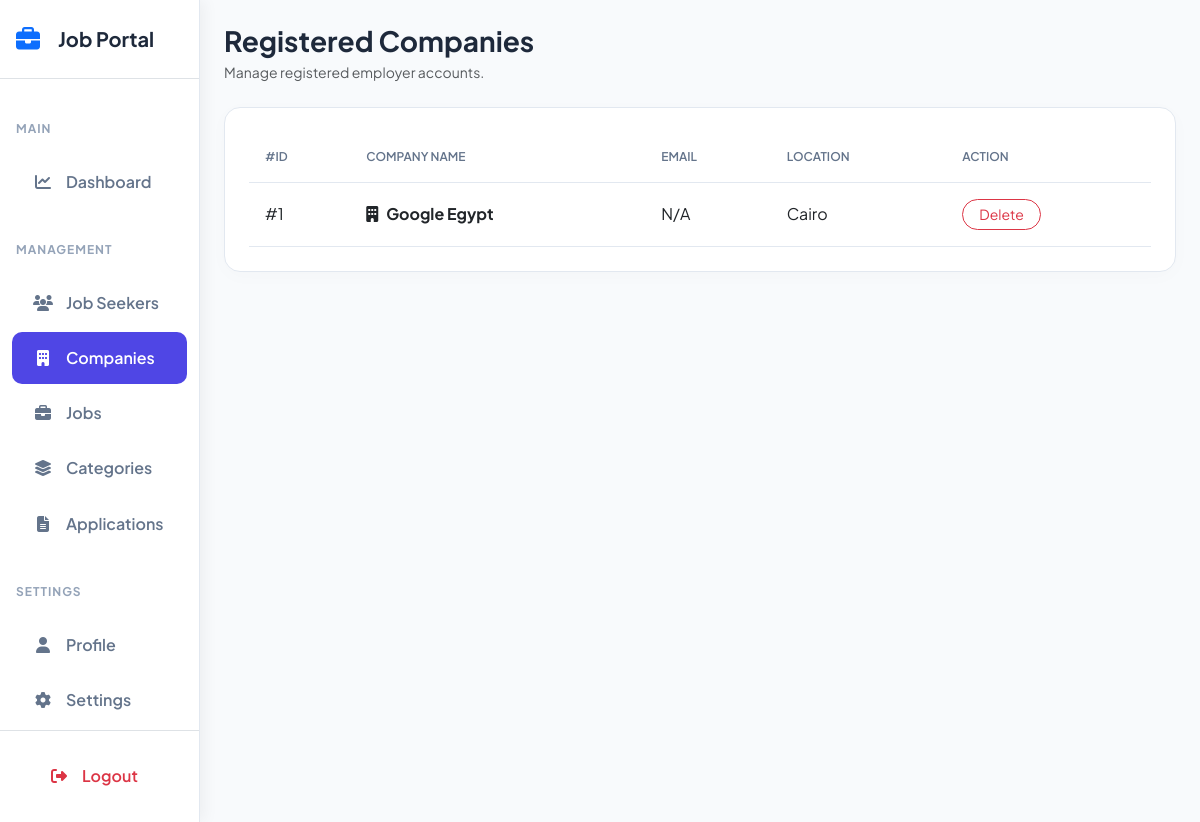
The page /admin/companies.php on the database its author committed.
### tables this page shows
CREATE TABLE `companies` (
  `id` int(11) NOT NULL,
  `user_id` int(11) NOT NULL,
  `company_name` varchar(100) NOT NULL,
  `description` text DEFAULT NULL,
  `website` varchar(255) DEFAULT NULL,
  `location` varchar(100) DEFAULT NULL,
  `logo` varchar(255) DEFAULT NULL,
  `created_at` timestamp NOT NULL DEFAULT current_timestamp()
);

### admin/companies.php (the view, shortened to what this page needs)
<?php
include '../includes/db.php';
$companies = [];
if ($conn) {
    try {
        $res = $conn->query("SELECT * FROM companies ORDER BY id DESC");
        if ($res) { $companies = $res->fetch_all(MYSQLI_ASSOC); }
    } catch (Exception $e) { $companies = []; }
}
?>
<!DOCTYPE html>
<html lang="en">
<head>
    <link href="https://cdn.jsdelivr.net/npm/bootstrap@5.3.0/dist/css/bootstrap.min.css" rel="stylesheet">
    <link rel="stylesheet" href="https://cdnjs.cloudflare.com/ajax/libs/font-awesome/6.4.0/css/all.min.css">
<link rel="stylesheet" href="../assets/css/users.css?v=<?php echo time(); ?>"></head>
<body>
<div class="container-fluid p-0">
    <div class="row g-0">
           <?php include 'sidebar.php'; ?>
        <div class="col-md-10 p-4">
            <h3 class="fw-bold mb-1">Registered Companies</h3>
            <p class="text-muted small mb-4">Manage registered employer accounts.</p>
            <div class="table-card p-4">
                <div class="table-responsive">
                    <table class="table align-middle mb-0">
                        <thead>
                            <tr>
                                <th>#ID</th>
                                <th>Company Name</th>
                                <th>Email</th>
                                <th>Location</th>
                                <th>Action</th>
                            </tr>
                        </thead>
                        <tbody>
                            <?php if (!empty($companies)): foreach ($companies as $comp): ?>
                            <tr>
                                <td>#<?= $comp['id'] ?></td>
                                <td>
                                    <div class="d-flex align-items-center gap-2">
                                        <div class="company-icon"><i class="fa-solid fa-building"></i></div>
                                        <span class="fw-bold"><?= htmlspecialchars($comp['company_name'] ?? 'N/A') ?></span>
                                    </div>
                                </td>
                                <td><?= htmlspecialchars($comp['email'] ?? 'N/A') ?></td>
                                <td><?= htmlspecialchars($comp['location'] ?? 'Not specified') ?></td>
                                <td>
                                    <a href="companies.php?delete=<?= $comp['id'] ?>" class="btn btn-sm btn-outline-danger rounded-pill px-3" onclick="return confirm('Delete this company?');">Delete</a>
                                </td>
                            </tr>
                            <?php endforeach; else: ?>
                            <tr><td colspan="5" class="text-center text-muted py-4">No companies found.</td></tr>
                            <?php endif; ?>
                        </tbody>
                    </table>
                </div>
            </div>
        </div>
    </div>
</div>
</body>
</html>

### assets/css/users.css (style rules this page uses)
body { font-family: 'Plus Jakarta Sans', sans-serif; background-color: #f8fafc; color: #1e293b; margin: 0; }
.table-card { background: #ffffff; border-radius: 16px; border: 1px solid #e2e8f0; box-shadow: 0px 4px 20px rgba(0, 0, 0, 0.02); }
.table thead th { color: #64748b; font-weight: 600; font-size: 0.75rem; text-transform: uppercase; padding: 1rem; border-bottom: 1px solid #e2e8f0; }
.table td { padding: 1rem; border-bottom: 1px solid #e2e8f0; vertical-align: middle; }

### rows shown on the page
companies: id "1", company_name "Google Egypt", email "N/A", location "Cairo"
